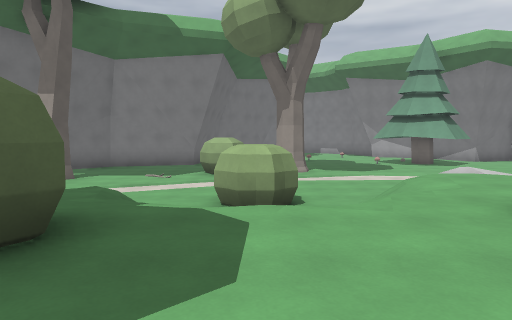
View 1 (above)

23 first-person views from a walk through a level from a Godot 3-D game. The camera is 1.4 m above the floor, tilts 4° down and sees 70° across. The floor is counted in squares, 2 m on a side. Each view is taken from the middle of a square. On the plan, view 1 faces up. The plan holds only what a view shows up to about 11 squares ahead; the rest is blank. The place goes on beyond the plan. Characters and animated objects are left out.

View 2
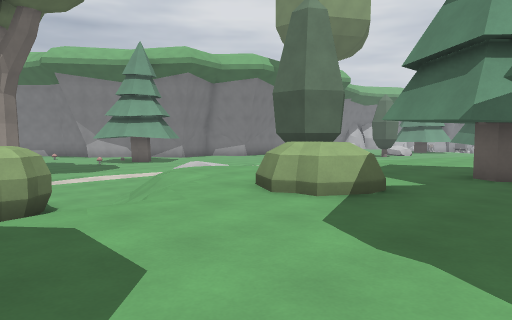

View 3
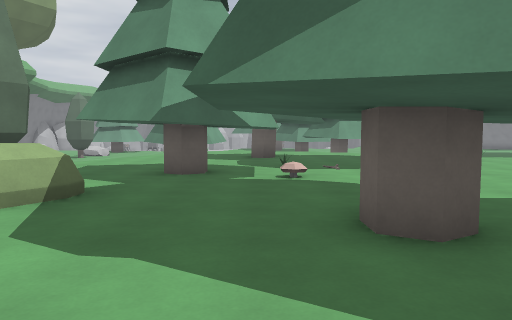

View 4
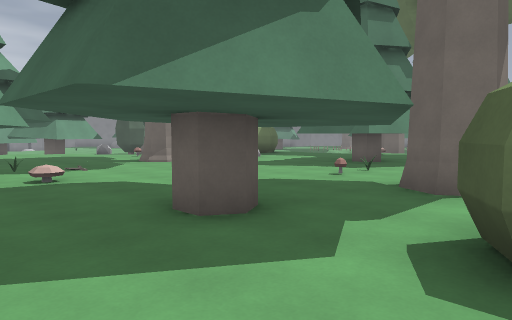

View 5
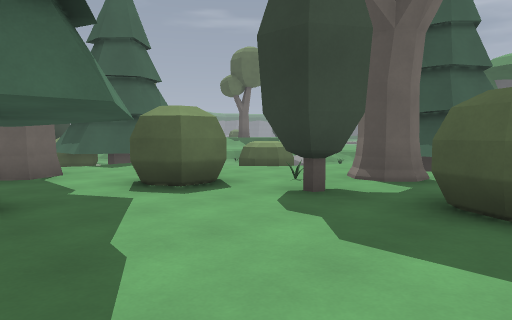

View 6
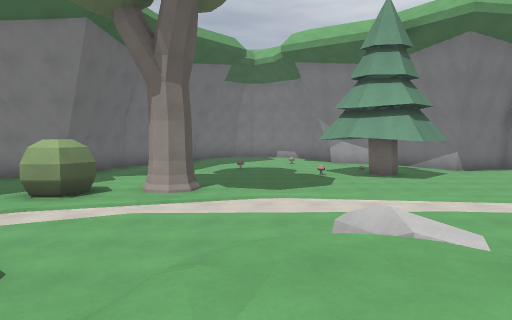

View 7
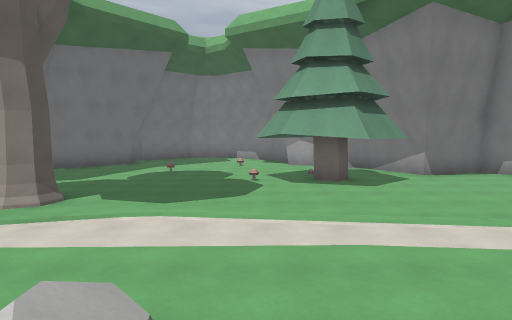

View 8
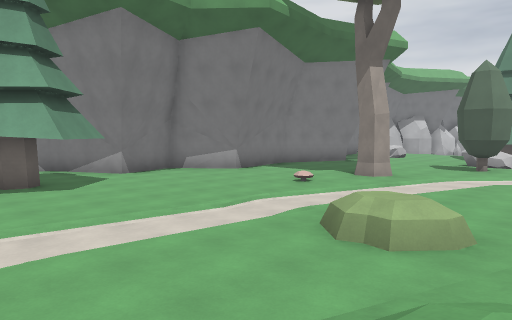

View 9
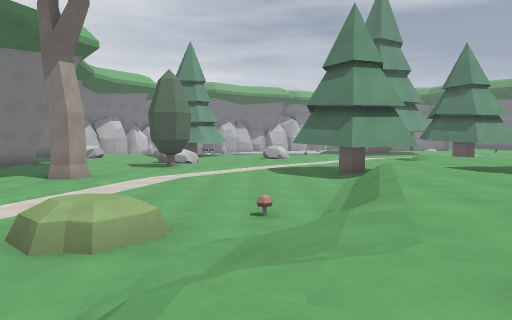

View 10
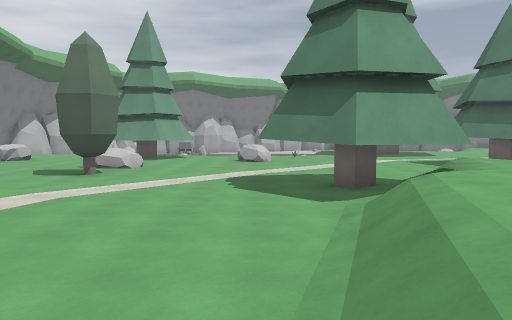

View 11
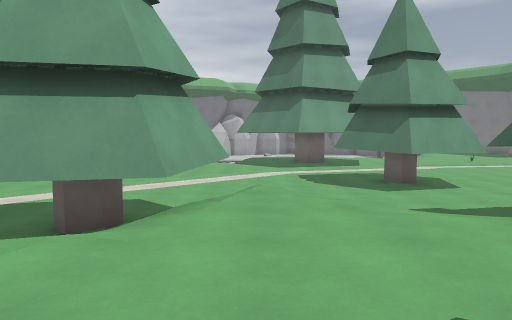

View 12
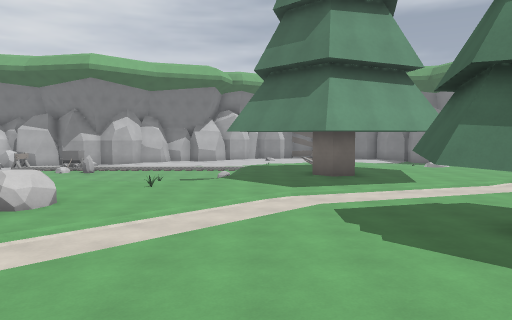

View 13
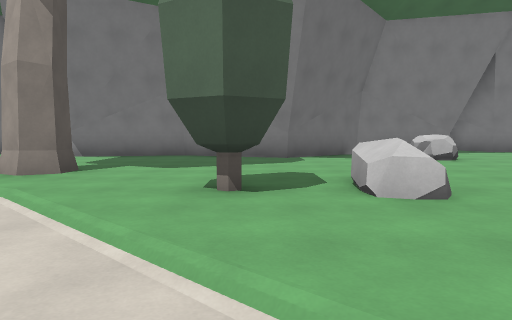

View 14
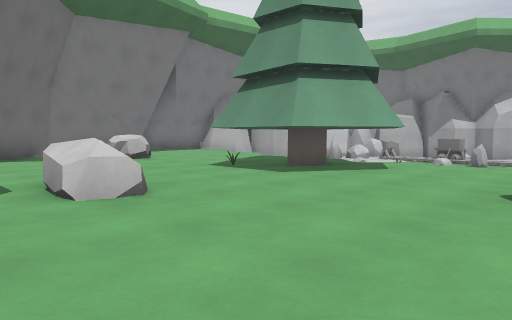

View 15
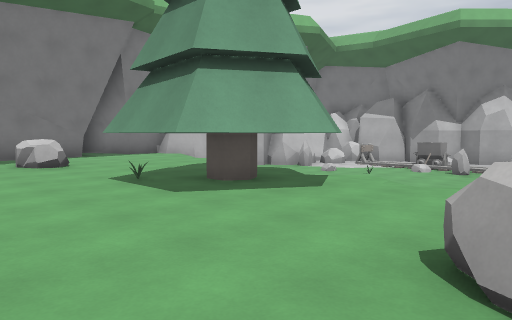

View 16
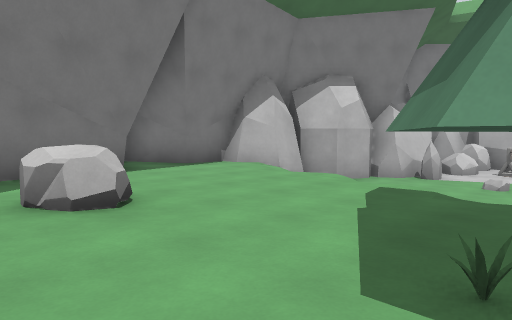

View 17
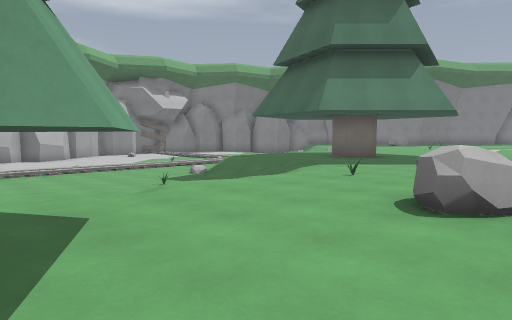

View 18
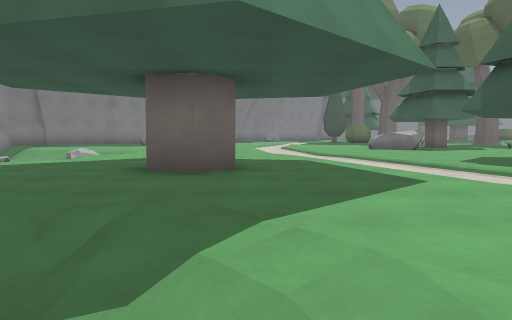

View 19
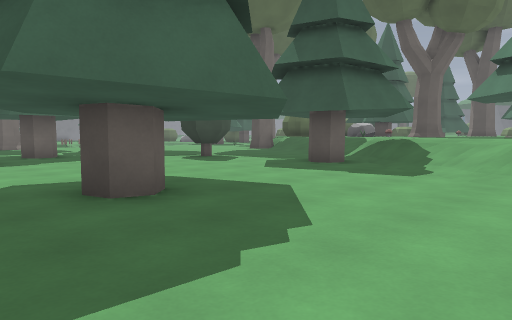

View 20
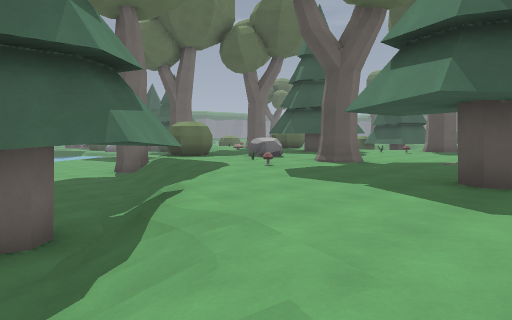

View 21
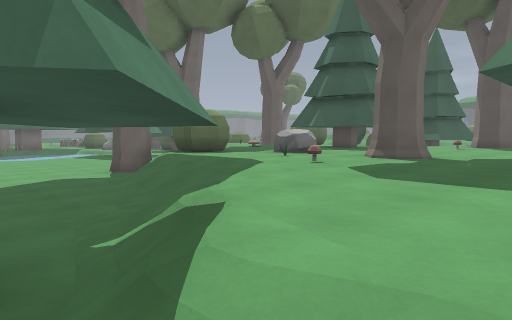

View 22
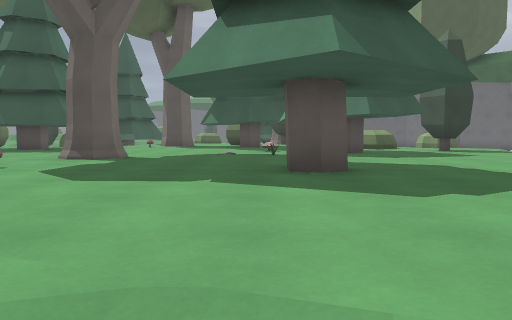

View 23
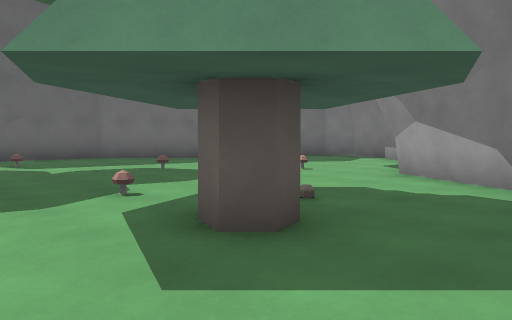

### Floor plan
Key: @ floor where view 1 was taken; # wall or solid block; . main floor; : floor 0.25 m higher than the main floor; - floor 0.25 m lower than the main floor; + floor 1 m higher than the main floor; _ floor 1 m lower than the main floor; / step, stairs or slope; = window, fence, low wall or low ledge; ^ raised ledge; T tree; M mushroom; O other object.
Columns run from 6 left of view 1 to 31 right of it. Each row starts with its distance up from view 1.
 19      #..  O..###               ##
 18     ##...  ....#               .###
 17     #...O......####        ####../#
 16    ##...........#.#  ### ###...../##
 15    #..O....M.T.....###.###......./  ##
 14   ## .......................^=...  __#
 13    . .........................../  ___
 12    .. .T......................../ ____
 11  ....#..//////....M.T:.......TT./ __
 10  T././/-----------//...... ..#T     =
  9  ../--/.......... /--/.TT^^..#T#   ___
  8   /-/.....=....^....///......T#T   ___
  7    ... ../////.^......//........   ___
  6     ..#./++/+///M......//.......  ____
  5     /   /++T++///.......//..^...  ____
  4     +///++TT++++////T ...//...../  =__
  3      ++++^+++++++++/TTT...-/..=.// __
  2     #++++^++++++++++/TT.../-/.../////
  1  /T+T+++++++T+++++++++//.../-/......
  0 T+T+T+@++++T#T++T++++//...../-......
 -1 T++++#++T++M+++++++++//......-/..#...
 -2   +++#+##++++++++++++/...T...//..#...
 -3 /=/++++TT+++++++++++T....#T../-...../
 -4 ##/ ++TT++++++T+++///T...T ...-/..../
 -5     +++++O++++++M+//..........//.. ./
 -6   TTT   +TT++++=+//............-..   ^
 -7    TTT  +##T+^^++//..TT. ......-.    ^

Positions as (right, up) in squares from view 1, and headings:
1: (0, 0), facing up
2: (-1, 0), facing up-right
3: (-1, 0), facing right
4: (-1, 1), facing down-right
5: (2, 3), facing down-left
6: (3, 4), facing up
7: (5, 6), facing up
8: (5, 6), facing up-right
9: (5, 6), facing right
10: (9, 5), facing right
11: (11, 1), facing right
12: (16, 1), facing right
13: (18, 5), facing up
14: (18, 5), facing up-right
15: (20, 5), facing up-right
16: (21, 10), facing up-right
17: (21, 9), facing down-right
18: (26, 4), facing down
19: (22, 1), facing down-left
20: (16, 1), facing down-left
21: (15, -1), facing down-left
22: (15, -1), facing left
23: (9, 13), facing up-left
